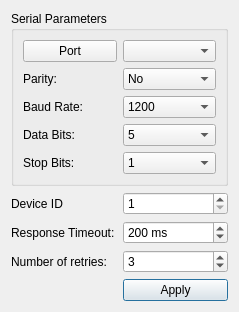
<?xml version="1.0" encoding="UTF-8"?>
<ui version="4.0">
 <class>ModbusRtuSettingsDialog</class>
 <widget class="QDialog" name="ModbusRtuSettingsDialog">
  <property name="geometry">
   <rect>
    <x>0</x>
    <y>0</y>
    <width>239</width>
    <height>291</height>
   </rect>
  </property>
  <property name="windowTitle">
   <string>Modbus Settings</string>
  </property>
  <layout class="QGridLayout" name="gridLayout">
   <item row="5" column="1">
    <widget class="QPushButton" name="btnApply">
     <property name="text">
      <string>Apply</string>
     </property>
    </widget>
   </item>
   <item row="3" column="0">
    <widget class="QLabel" name="label_6">
     <property name="text">
      <string>Number of retries:</string>
     </property>
    </widget>
   </item>
   <item row="2" column="1">
    <widget class="QSpinBox" name="spxTimeout">
     <property name="accelerated">
      <bool>true</bool>
     </property>
     <property name="suffix">
      <string> ms</string>
     </property>
     <property name="minimum">
      <number>-1</number>
     </property>
     <property name="maximum">
      <number>5000</number>
     </property>
     <property name="singleStep">
      <number>20</number>
     </property>
     <property name="value">
      <number>200</number>
     </property>
    </widget>
   </item>
   <item row="3" column="1">
    <widget class="QSpinBox" name="spxRetry">
     <property name="value">
      <number>3</number>
     </property>
    </widget>
   </item>
   <item row="0" column="0" colspan="2">
    <widget class="QGroupBox" name="groupBox">
     <property name="title">
      <string>Serial Parameters</string>
     </property>
     <layout class="QGridLayout" name="gridLayout_2">
      <item row="2" column="0">
       <widget class="QLabel" name="label_3">
        <property name="text">
         <string>Baud Rate:</string>
        </property>
       </widget>
      </item>
      <item row="3" column="1">
       <widget class="QComboBox" name="cbxDatabits">
        <item>
         <property name="text">
          <string>5</string>
         </property>
        </item>
        <item>
         <property name="text">
          <string>6</string>
         </property>
        </item>
        <item>
         <property name="text">
          <string>7</string>
         </property>
        </item>
        <item>
         <property name="text">
          <string>8</string>
         </property>
        </item>
       </widget>
      </item>
      <item row="1" column="0">
       <widget class="QLabel" name="label_2">
        <property name="text">
         <string>Parity:</string>
        </property>
       </widget>
      </item>
      <item row="1" column="1">
       <widget class="QComboBox" name="cbxParity">
        <item>
         <property name="text">
          <string>No</string>
         </property>
        </item>
        <item>
         <property name="text">
          <string>Even</string>
         </property>
        </item>
        <item>
         <property name="text">
          <string>Odd</string>
         </property>
        </item>
        <item>
         <property name="text">
          <string>Space</string>
         </property>
        </item>
        <item>
         <property name="text">
          <string>Mark</string>
         </property>
        </item>
       </widget>
      </item>
      <item row="3" column="0">
       <widget class="QLabel" name="label_4">
        <property name="text">
         <string>Data Bits:</string>
        </property>
       </widget>
      </item>
      <item row="4" column="0">
       <widget class="QLabel" name="label_5">
        <property name="text">
         <string>Stop Bits:</string>
        </property>
       </widget>
      </item>
      <item row="2" column="1">
       <widget class="QComboBox" name="cbxBaudrate">
        <item>
         <property name="text">
          <string>1200</string>
         </property>
        </item>
        <item>
         <property name="text">
          <string>2400</string>
         </property>
        </item>
        <item>
         <property name="text">
          <string>4800</string>
         </property>
        </item>
        <item>
         <property name="text">
          <string>9600</string>
         </property>
        </item>
        <item>
         <property name="text">
          <string>19200</string>
         </property>
        </item>
        <item>
         <property name="text">
          <string>38400</string>
         </property>
        </item>
        <item>
         <property name="text">
          <string>57600</string>
         </property>
        </item>
        <item>
         <property name="text">
          <string>115200</string>
         </property>
        </item>
       </widget>
      </item>
      <item row="4" column="1">
       <widget class="QComboBox" name="cbxStopbits">
        <item>
         <property name="text">
          <string>1</string>
         </property>
        </item>
        <item>
         <property name="text">
          <string>3</string>
         </property>
        </item>
        <item>
         <property name="text">
          <string>2</string>
         </property>
        </item>
       </widget>
      </item>
      <item row="0" column="1">
       <widget class="QComboBox" name="cbxPort"/>
      </item>
      <item row="0" column="0">
       <widget class="QPushButton" name="btnPort">
        <property name="text">
         <string>Port</string>
        </property>
       </widget>
      </item>
     </layout>
    </widget>
   </item>
   <item row="4" column="1">
    <spacer name="verticalSpacer">
     <property name="orientation">
      <enum>Qt::Vertical</enum>
     </property>
     <property name="sizeHint" stdset="0">
      <size>
       <width>20</width>
       <height>43</height>
      </size>
     </property>
    </spacer>
   </item>
   <item row="2" column="0">
    <widget class="QLabel" name="label">
     <property name="text">
      <string>Response Timeout:</string>
     </property>
    </widget>
   </item>
   <item row="1" column="0">
    <widget class="QLabel" name="label_7">
     <property name="text">
      <string>Device ID</string>
     </property>
    </widget>
   </item>
   <item row="1" column="1">
    <widget class="QSpinBox" name="spxDeviceID">
     <property name="accelerated">
      <bool>true</bool>
     </property>
     <property name="suffix">
      <string/>
     </property>
     <property name="minimum">
      <number>1</number>
     </property>
     <property name="maximum">
      <number>32</number>
     </property>
     <property name="singleStep">
      <number>1</number>
     </property>
     <property name="value">
      <number>1</number>
     </property>
    </widget>
   </item>
  </layout>
 </widget>
 <resources/>
 <connections/>
</ui>
